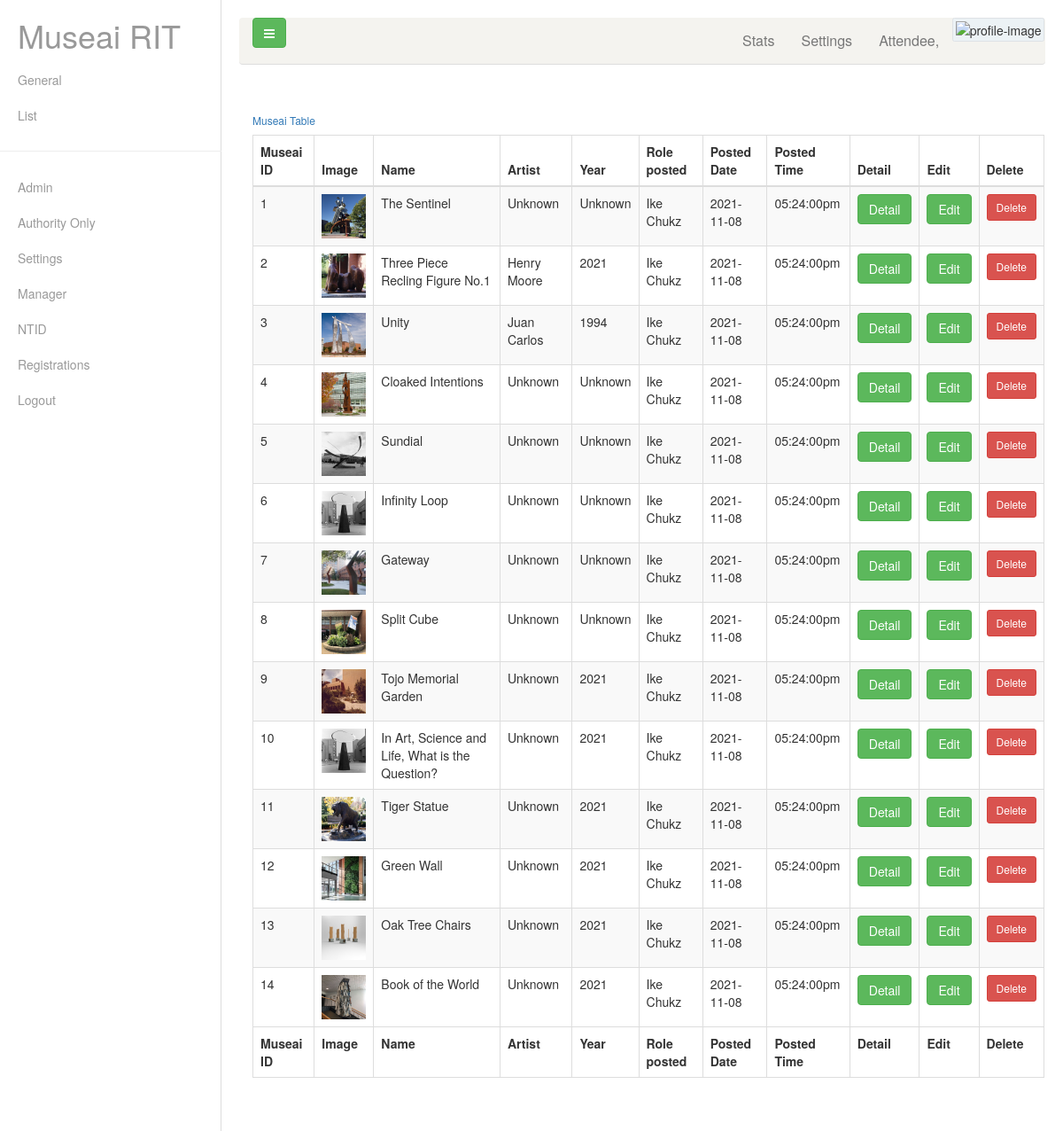
/Admin/list.php, run on the app's committed database.
### tables this page shows
CREATE TABLE IF NOT EXISTS `museai` (
  `idmuseai` INT NOT NULL AUTO_INCREMENT,
  `name` VARCHAR(50) NOT NULL,
  `artist` VARCHAR(50) NOT NULL,
  `year` VARCHAR(50) NOT NULL,
  `datepost` VARCHAR(50) NOT NULL,
  `datestart` DATE NOT NULL,
  `dateend` DATE NOT NULL,
  `numberallowed` INT NOT NULL,
  `venue` INT NOT NULL,
  `description` VARCHAR(10000) NOT NULL,
  `image` VARCHAR(50) NOT NULL,
  `location_image` VARCHAR(50) NOT NULL,
  `video` VARCHAR(50) NOT NULL,
  `location_video` VARCHAR(50) NOT NULL,
  `time` VARCHAR(50) NOT NULL,
  `qrCodeImage` VARCHAR(50) NOT NULL,
  `whoisposted` VARCHAR(200) NOT NULL,
  PRIMARY KEY (`idmuseai`),
  UNIQUE INDEX `name_UNIQUE` (`name` ASC),
  INDEX `venue_fk_idx` (`venue` ASC));

### Config/database.php (called while the page is built, shortened)
<?php
    class Config2 {
        private $host = '127.0.0.1';
        private $dbname = 'museai';
        public function __construct(){
            $dsn = 'mysql:host='.$this->host.';dbname='.$this->dbname;
            $options = array(
                PDO::ATTR_PERSISTENT => true,
                PDO::ATTR_ERRMODE => PDO::ERRMODE_EXCEPTION
            );
        }
    }
?>

### Admin/controller.php (called while the page is built, shortened)
<?php
    require_once '../Config/database.php';
    class Controller{
        private $dbh;
        private $server = "127.0.0.1";
        private $username = "root";
        private $password = "Merciful$100";
        private $dbname = "museai";
        function __construct(){
            $this->dbh = null;
            try{
                $this->dbh = new PDO("mysql:host=" . $this->server . ";dbname=" . $this->dbname, $this->username, $this->password);
                $this->dbh->exec("set names utf8");
                $this->dbh->setAttribute(PDO::ATTR_ERRMODE, PDO::ERRMODE_EXCEPTION);
                $this->dbh->setAttribute(PDO::ATTR_EMULATE_PREPARES, false);
            }catch(PDOException $exception){
                echo "Database could not be connected: " . $exception->getMessage();
            }
            return $this->dbh;
        }
        function get_museais($museaiID = null){
            try{
                $data = array();
                $query = "select * from museai";
                $stmt = $this->dbh->prepare($query);
                $stmt->execute();
                while($row = $stmt->fetch()){
                    $data[] = $row;
                }
                return $data;
            }catch(PDOException $pe){
                echo $pe->getMessage();
                return[];
            }
        }
    }
?>

### Admin/list.php (the view, shortened to what this page needs)
<?php
    include('Controller.php');
    $db = new Controller();
?>
<?php
    include('../includes/header.php');
?>
<div class="container-fluid">
    <div class="card shadow mb-4">
        <div class="card-header py-3">
            <h6 class="m-0 font-weight-bold text-primary">Museai Table</h6>
        </div>
        <div class="card-body table table-striped table-dark">
            <div class="table-responsive">
                <table id="example" class="table table-striped table-bordered" style="width:100%">
                    <section class="text-center">
                        <div class="container">
                            <thead>
                                <?php
                                    if($_SESSION['userRole'] == 4){
                                        echo
                                        '<tr>
                                        <th class="th-sm">Museai ID</th>
                                        <th class="th-sm">Image</th>
                                        <th class="th-sm">Name</th>
                                        <th class="th-sm">Artist</th>
                                        <th class="th-sm">Year</th>
                                        <th class="th-sm">Role posted</th>
                                        <th class="th-sm">Posted Date</th>
                                        <th class="th-sm">Posted Time</th>
                                        <th class="th-sm">Detail</th></tr>';
                                    }else{
                                        echo
                                        '<tr>
                                        <th class="th-sm">Museai ID</th>
                                        <th class="th-sm">Image</th>
                                        <th class="th-sm">Name</th>
                                        <th class="th-sm">Artist</th>
                                        <th class="th-sm">Year</th>
                                        <th class="th-sm">Role posted</th>
                                        <th class="th-sm">Posted Date</th>
                                        <th class="th-sm">Posted Time</th>
                                        <th class="th-sm">Detail</th>
                                        <th class="th-sm">Edit</th>
                                        <th class="th-sm">Delete</th>
                                        </tr>';
                                    }
                                ?>
                            </thead>
                            <tfoot>
                                <?php
                                    if($_SESSION['userRole'] == 4){
                                        echo
                                        '<tr>
                                        <th>Museai ID</th>
                                        <th class="th-sm">Image</th>
                                        <th>Name</th>
                                        <th class="th-sm">Artist</th>
                                        <th class="th-sm">Year</th>
                                        <th class="th-sm">Role posted</th>
                                        <th class="th-sm">Posted Date</th>
                                        <th class="th-sm">Posted Time</th>
                                        <th class="th-sm">Detail</th></tr>';
                                    }else{
                                        echo
                                        '<tr>
                                        <th>Museai ID</th>
                                        <th class="th-sm">Image</th>
                                        <th>Name</th>
                                        <th class="th-sm">Artist</th>
                                        <th class="th-sm">Year</th>
                                        <th class="th-sm">Role posted</th>
                                        <th class="th-sm">Posted Date</th>
                                        <th class="th-sm">Posted Time</th>
                                        <th class="th-sm">Detail</th>
                                        <th class="th-sm">Edit</th>
                                        <th class="th-sm">Delete</th>
                                        </tr>';
                                    }
                                ?>
                            </tfoot>
                            <tbody>
                                <?php
                                    $result = $db->get_museais();
                                    foreach($result as $post){
                                        echo'<tr>
                                            <td>' . $post["idmuseai"] . '</td>
                                            <td class="pt-3-half" contenteditable="true">
                                                <img class="img-profile rounded-circle" src="../Admin/'. $post["location_image"] . '" width="50" height="50">
                                            </td>
                                            <td>' . $post["name"] . ' </td>
                                            <td>' . $post["artist"] . ' </td>
                                            <td>' . $post["year"] . ' </td>
                                            <td>' . $post["whoisposted"] . ' </td>
                                            <td>' . $post["datepost"] . ' </td>
                                            <td>' . $post["time"] . ' </td>';
                                            echo'<td>
                                            <a type="button" class="btn btn-success" href="detail.php?id=' . $post["idmuseai"] . '">Detail</a>
                                            </td>';
                                            if($_SESSION['userRole'] == 4){
                                            }
                                            else{
                                                echo'
                                                <td>
                                                <span class="table-remove"><a type="button" class="btn btn-success" href="edit_museai.php?id=' . $post["idmuseai"] . '">Edit</a></span>
                                                </td>';
                                            }
                                            if($_SESSION['userRole'] == 4){
                                            }
                                            else{
                                                echo'<td class="pt-3-half">
                                                    <span class="table-remove"><a type="button" class="btn btn-danger btn-rounded btn-sm my-0" href="museai.php?deletemuseai=true&id= ' . $post["idmuseai"] . '">Delete</a></span>
                                                    </td>';
                                            }
                                        echo'</tr>';
                                    }
                                ?>
                            </tbody>
                        </div>
                    </section>
                </table>
            </div>
        </div>
    </div>
</div>
<?php
    include('../includes/footer.php');
?>

### includes/style.css (style rules this page uses)
.container-fluid { padding-right: 1px; padding-left: 15px; margin-right: auto; margin-left: auto; }

### data on the page
museai: idmuseai "1", location_image (picture), name "The Sentinel", artist "Unknown", year "Unknown", whoisposted "Ike Chukz", datepost "2021-11-08", time "05:24:00pm"
museai: idmuseai "2", location_image (picture), name "Three Piece Recling Figure No.1", artist "Henry Moore", year "2021", whoisposted "Ike Chukz", datepost "2021-11-08", time "05:24:00pm"
museai: idmuseai "3", location_image (picture), name "Unity", artist "Juan Carlos", year "1994", whoisposted "Ike Chukz", datepost "2021-11-08", time "05:24:00pm"
museai: idmuseai "4", location_image (picture), name "Cloaked Intentions", artist "Unknown", year "Unknown", whoisposted "Ike Chukz", datepost "2021-11-08", time "05:24:00pm"
museai: idmuseai "5", location_image (picture), name "Sundial", artist "Unknown", year "Unknown", whoisposted "Ike Chukz", datepost "2021-11-08", time "05:24:00pm"
museai: idmuseai "6", location_image (picture), name "Infinity Loop", artist "Unknown", year "Unknown", whoisposted "Ike Chukz", datepost "2021-11-08", time "05:24:00pm"
museai: idmuseai "7", location_image (picture), name "Gateway", artist "Unknown", year "Unknown", whoisposted "Ike Chukz", datepost "2021-11-08", time "05:24:00pm"
museai: idmuseai "8", location_image (picture), name "Split Cube", artist "Unknown", year "Unknown", whoisposted "Ike Chukz", datepost "2021-11-08", time "05:24:00pm"
museai: idmuseai "9", location_image (picture), name "Tojo Memorial Garden", artist "Unknown", year "2021", whoisposted "Ike Chukz", datepost "2021-11-08", time "05:24:00pm"
museai: idmuseai "10", location_image (picture), name "In Art, Science and Life, What is the Question?", artist "Unknown", year "2021", whoisposted "Ike Chukz", datepost "2021-11-08", time "05:24:00pm"
museai: idmuseai "11", location_image (picture), name "Tiger Statue", artist "Unknown", year "2021", whoisposted "Ike Chukz", datepost "2021-11-08", time "05:24:00pm"
museai: idmuseai "12", location_image (picture), name "Green Wall", artist "Unknown", year "2021", whoisposted "Ike Chukz", datepost "2021-11-08", time "05:24:00pm"
museai: idmuseai "13", location_image (picture), name "Oak Tree Chairs", artist "Unknown", year "2021", whoisposted "Ike Chukz", datepost "2021-11-08", time "05:24:00pm"
museai: idmuseai "14", location_image (picture), name "Book of the World", artist "Unknown", year "2021", whoisposted "Ike Chukz", datepost "2021-11-08", time "05:24:00pm"
